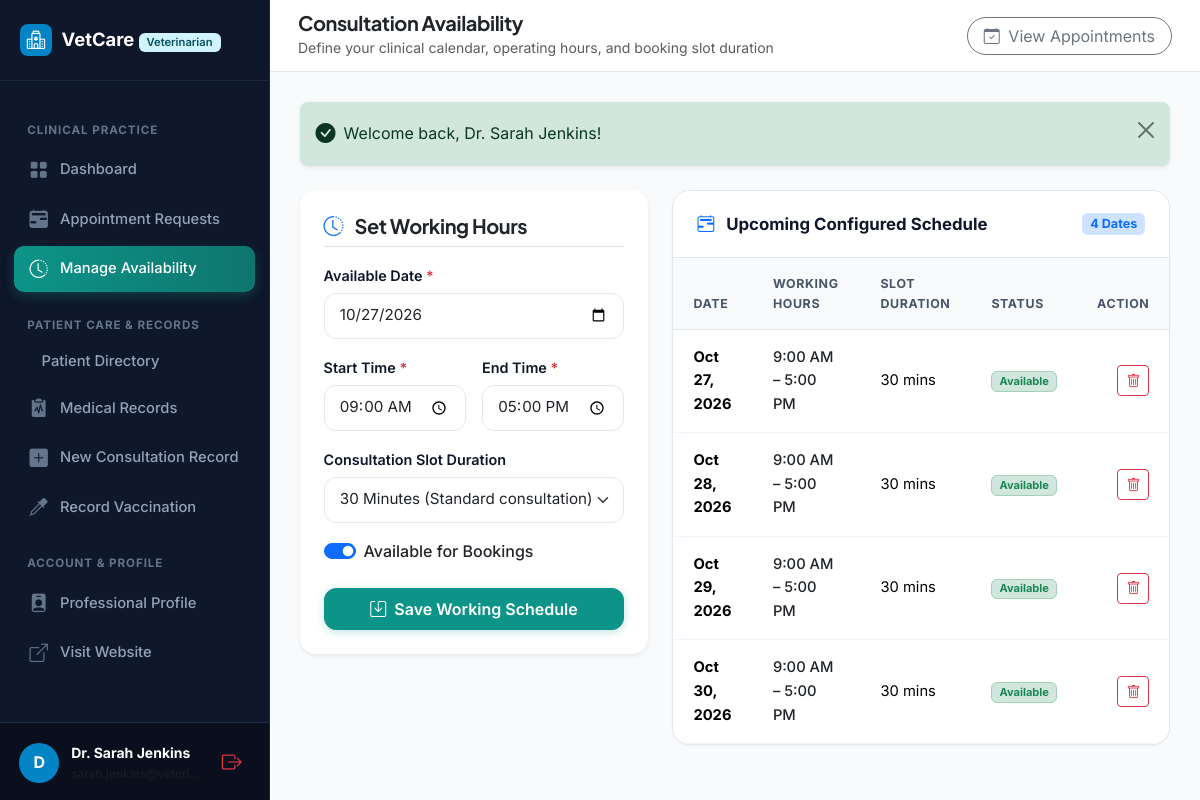
The app's page /veterinarian/availability.php (signed in) with its own data.
### tables this page shows
CREATE TABLE `veterinarian_availability` (
  `id` INT AUTO_INCREMENT PRIMARY KEY,
  `veterinarian_id` INT NOT NULL,
  `available_date` DATE NOT NULL,
  `start_time` TIME NOT NULL,
  `end_time` TIME NOT NULL,
  `slot_duration_minutes` INT NOT NULL DEFAULT 30,
  `is_available` TINYINT(1) NOT NULL DEFAULT 1,
  `created_at` TIMESTAMP DEFAULT CURRENT_TIMESTAMP,
  CONSTRAINT `fk_avail_vet` FOREIGN KEY (`veterinarian_id`) REFERENCES `users` (`id`) ON DELETE CASCADE,
  INDEX `idx_avail_vet_date` (`veterinarian_id`, `available_date`)
);

### includes/functions.php (called while the page is built, shortened)
<?php
function url(string $path = ''): string {
    $path = ltrim($path, '/');
    return rtrim(BASE_URL, '/') . ($path !== '' ? '/' . $path : '');
}
function format_date(?string $date, string $format = 'M j, Y'): string {
    $timestamp = strtotime($date);
    return $timestamp ? date($format, $timestamp) : '—';
}
function format_time(?string $time): string {
    $timestamp = strtotime($time);
    return $timestamp ? date('g:i A', $timestamp) : '—';
}

### veterinarian/availability.php (the view, shortened to what this page needs)
<?php
require_once __DIR__ . '/../includes/init.php';
$user = current_user();
$vetId = (int)$user['id'];
$stmt = $pdo->prepare("
    SELECT * FROM veterinarian_availability
    WHERE veterinarian_id = ? AND available_date >= CURDATE()
    ORDER BY available_date ASC
");
$stmt->execute([$vetId]);
$schedules = $stmt->fetchAll();
require_once __DIR__ . '/../includes/header.php';
?>
<div class="dashboard-layout">
    <?php require_once __DIR__ . '/../includes/vet_sidebar.php'; ?>
    <main class="dashboard-main">
        <header class="dashboard-topbar">
            <div class="d-flex align-items-center gap-3">
                <div>
                    <h5 class="fw-bold mb-0 text-dark">Consultation Availability</h5>
                    <small class="text-muted">Define your clinical calendar, operating hours, and booking slot duration</small>
                </div>
            </div>
            <div>
                <a href="<?= url('veterinarian/appointments.php') ?>" class="btn btn-outline-secondary rounded-pill px-3">
                    <i class="bi bi-calendar-check me-1"></i> View Appointments
                </a>
            </div>
        </header>
        <div class="dashboard-content-body">
            <?php require_once __DIR__ . '/../includes/alerts.php'; ?>
            <div class="row g-4">
                <div class="col-lg-5">
                    <div class="card border-0 shadow-sm rounded-4 p-4 bg-white">
                        <h5 class="fw-bold text-dark border-bottom pb-2 mb-3">
                            <i class="bi bi-clock-history text-primary me-2"></i> Set Working Hours
                        </h5>
                        <form action="<?= url('actions/availability_save.php') ?>" method="POST" class="needs-validation" novalidate>
                            <div class="mb-3">
                                <label for="available_date" class="form-label">Available Date <span class="text-danger">*</span></label>
                                <input type="date" class="form-control" id="available_date" name="available_date" min="<?= date('Y-m-d') ?>" value="<?= date('Y-m-d') ?>" required>
                            </div>
                            <div class="row g-3 mb-3">
                                <div class="col-6">
                                    <label for="start_time" class="form-label">Start Time <span class="text-danger">*</span></label>
                                    <input type="time" class="form-control" id="start_time" name="start_time" value="09:00" required>
                                </div>
                                <div class="col-6">
                                    <label for="end_time" class="form-label">End Time <span class="text-danger">*</span></label>
                                    <input type="time" class="form-control" id="end_time" name="end_time" value="17:00" required>
                                </div>
                            </div>
                            <div class="mb-3">
                                <label for="slot_duration_minutes" class="form-label">Consultation Slot Duration</label>
                                <select class="form-select" id="slot_duration_minutes" name="slot_duration_minutes">
                                    <option value="30" selected>30 Minutes (Standard consultation)</option>
                                </select>
                            </div>
                            <div class="form-check form-switch mb-4">
                                <input class="form-check-input" type="checkbox" role="switch" id="is_available" name="is_available" value="1" checked>
                                <label class="form-check-label fw-medium" for="is_available">Available for Bookings</label>
                            </div>
                            <button type="submit" class="btn btn-primary w-100 py-2">
                                <i class="bi bi-save me-1"></i> Save Working Schedule
                            </button>
                        </form>
                    </div>
                </div>
                <div class="col-lg-7">
                    <div class="custom-table-card">
                        <div class="card-header bg-white">
                            <span><i class="bi bi-calendar2-range text-primary me-2"></i> Upcoming Configured Schedule</span>
                            <span class="badge bg-primary-subtle text-primary"><?= count($schedules) ?> Dates</span>
                        </div>
                        <?php if (empty($schedules)): ?>
                            <div class="empty-state-box">
                                <div class="empty-state-icon"><i class="bi bi-calendar-minus"></i></div>
                                <h6 class="fw-bold">No Custom Schedules Configured</h6>
                                <p class="text-muted small">Standard operating hours (9:00 AM – 5:00 PM) will be used by default until you configure custom dates.</p>
                            </div>
                        <?php else: ?>
                            <div class="table-responsive">
                                <table class="table custom-table">
                                    <thead>
                                        <tr>
                                            <th>Date</th>
                                            <th>Working Hours</th>
                                            <th>Slot Duration</th>
                                            <th>Status</th>
                                            <th class="text-end">Action</th>
                                        </tr>
                                    </thead>
                                    <tbody>
                                        <?php foreach ($schedules as $s): ?>
                                            <tr>
                                                <td><strong><?= format_date($s['available_date']) ?></strong></td>
                                                <td>
                                                    <span class="text-dark fw-medium">
                                                        <?= format_time($s['start_time']) ?> – <?= format_time($s['end_time']) ?>
                                                    </span>
                                                </td>
                                                <td><?= (int)$s['slot_duration_minutes'] ?> mins</td>
                                                <td>
                                                    <?php if ($s['is_available']): ?>
                                                        <span class="badge bg-success-subtle text-success border border-success-subtle">Available</span>
                                                    <?php else: ?>
                                                        <span class="badge bg-danger-subtle text-danger border border-danger-subtle">Off / Blocked</span>
                                                    <?php endif; ?>
                                                </td>
                                                <td class="text-end">
                                                    <form action="<?= url('actions/availability_save.php') ?>" method="POST" class="d-inline" onsubmit="return confirm('Remove schedule for this date?');">
                                                        <button type="submit" class="btn btn-sm btn-outline-danger" title="Delete entry">
                                                            <i class="bi bi-trash"></i>
                                                        </button>
                                                    </form>
                                                </td>
                                            </tr>
                                        <?php endforeach; ?>
                                    </tbody>
                                </table>
                            </div>
                        <?php endif; ?>
                    </div>
                </div>
            </div>
        </div>
    </main>
</div>
<?php require_once __DIR__ . '/../includes/footer.php'; ?>

### assets/css/style.css (style rules this page uses)
:root { --primary: #0d9488; --primary-dark: #0f766e; --primary-light: #ccfbf1; --primary-subtle: #f0fdfa; --secondary: #0284c7; --accent: #10b981; --dark: #0f172a; --dark-muted: #475569; --light-bg: #f8fafc; --card-bg: #ffffff; --border-color: #e2e8f0; --border-focus: #0d9488; --font-heading: 'Plus Jakarta Sans', -apple-system, BlinkMacSystemFont, 'Segoe UI', Roboto, sans-serif; --font-body: 'Inter', -apple-system, BlinkMacSystemFont, 'Segoe UI', Roboto, sans-serif; --radius-sm: 8px; --radius-md: 12px; --radius-lg: 18px; --radius-pill: 9999px; --shadow-sm: 0 1px 3px rgba(15, 23, 42, 0.05); --shadow-md: 0 4px 18px -2px rgba(15, 23, 42, 0.06), 0 2px 6px -1px rgba(15, 23, 42, 0.03); --shadow-lg: 0 12px 30px -4px rgba(13, 148, 136, 0.12), 0 4px 12px -2px rgba(15, 23, 42, 0.04); }
body { font-family: var(--font-body); color: var(--dark); background-color: var(--light-bg); line-height: 1.6; overflow-x: hidden; }
h1, h2, h3, h4, h5, h6 { font-family: var(--font-heading); color: var(--dark); font-weight: 700; letter-spacing: -0.02em; }
a { color: var(--primary); text-decoration: none; transition: all 0.2s ease-in-out; }
.btn-primary { background-color: var(--primary); border-color: var(--primary); color: #ffffff; font-weight: 600; padding: 0.625rem 1.35rem; border-radius: var(--radius-md); box-shadow: 0 2px 8px rgba(13, 148, 136, 0.25); transition: all 0.25s ease; }
.form-label { font-weight: 600; color: var(--dark); font-size: 0.9rem; margin-bottom: 0.4rem; }
.form-control, .form-select { border-radius: var(--radius-md); border: 1px solid var(--border-color); padding: 0.65rem 0.95rem; font-size: 0.95rem; transition: border-color 0.2s, box-shadow 0.2s; }

### assets/css/dashboard.css (style rules this page uses)
.dashboard-layout { display: flex; min-height: 100vh; background-color: #f8fafc; }
.dashboard-main { flex-grow: 1; display: flex; flex-direction: column; min-width: 0; }
.dashboard-topbar { height: 72px; background: #ffffff; border-bottom: 1px solid var(--border-color); padding: 0 1.75rem; display: flex; align-items: center; justify-content: space-between; position: sticky; top: 0; z-index: 1020; }
.dashboard-content-body { padding: 1.85rem; flex-grow: 1; }
.custom-table-card { background: #ffffff; border: 1px solid var(--border-color); border-radius: var(--radius-lg); overflow: hidden; box-shadow: var(--shadow-sm); margin-bottom: 1.75rem; }
.custom-table-card .card-header { background: #ffffff; border-bottom: 1px solid var(--border-color); padding: 1.25rem 1.5rem; font-weight: 700; font-size: 1.05rem; display: flex; align-items: center; justify-content: space-between; }
.custom-table { margin-bottom: 0; }
.custom-table th { background-color: #f8fafc; color: #475569; font-size: 0.775rem; text-transform: uppercase; letter-spacing: 0.05em; font-weight: 700; padding: 0.95rem 1.25rem; border-bottom: 1px solid var(--border-color); }
.custom-table td { padding: 1rem 1.25rem; vertical-align: middle; border-bottom: 1px solid #f1f5f9; font-size: 0.92rem; }

### records on screen
veterinarian_availability: available_date "Oct 27, 2026", start_time "9:00 AM", end_time "5:00 PM", slot_duration_minutes "30", is_available "Available"
veterinarian_availability: available_date "Oct 28, 2026", start_time "9:00 AM", end_time "5:00 PM", slot_duration_minutes "30", is_available "Available"
veterinarian_availability: available_date "Oct 29, 2026", start_time "9:00 AM", end_time "5:00 PM", slot_duration_minutes "30", is_available "Available"
veterinarian_availability: available_date "Oct 30, 2026", start_time "9:00 AM", end_time "5:00 PM", slot_duration_minutes "30", is_available "Available"

### other values on screen
substr($user['full_name'] ?? 'V', 0, 1) "D"
$user['full_name'] "Dr. Sarah Jenkins"
$user['email'] "sarah.jenkins@veteri…"
$flash['message'] "Welcome back, Dr. Sarah Jenkins!"
count($schedules) "4"
